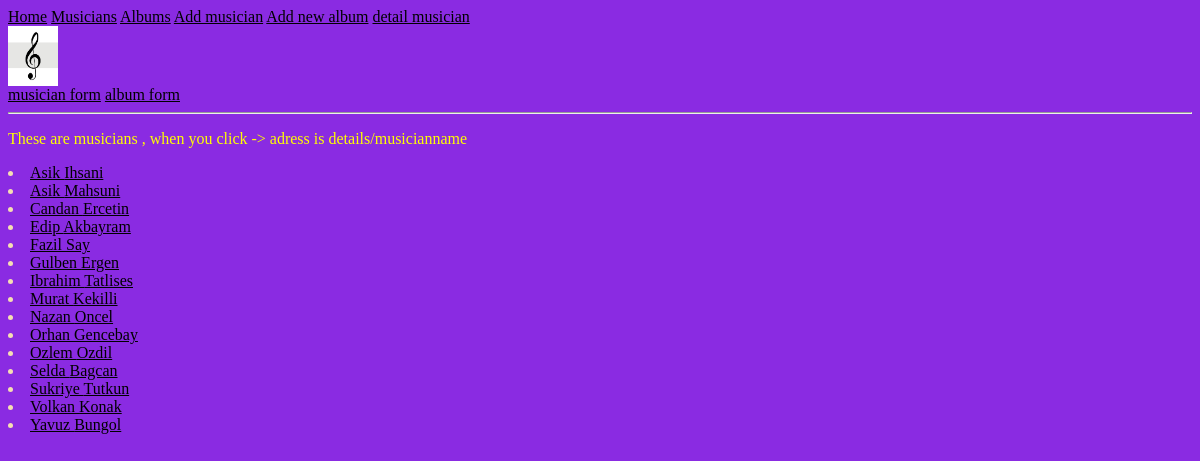
The app's page /details/, older data.
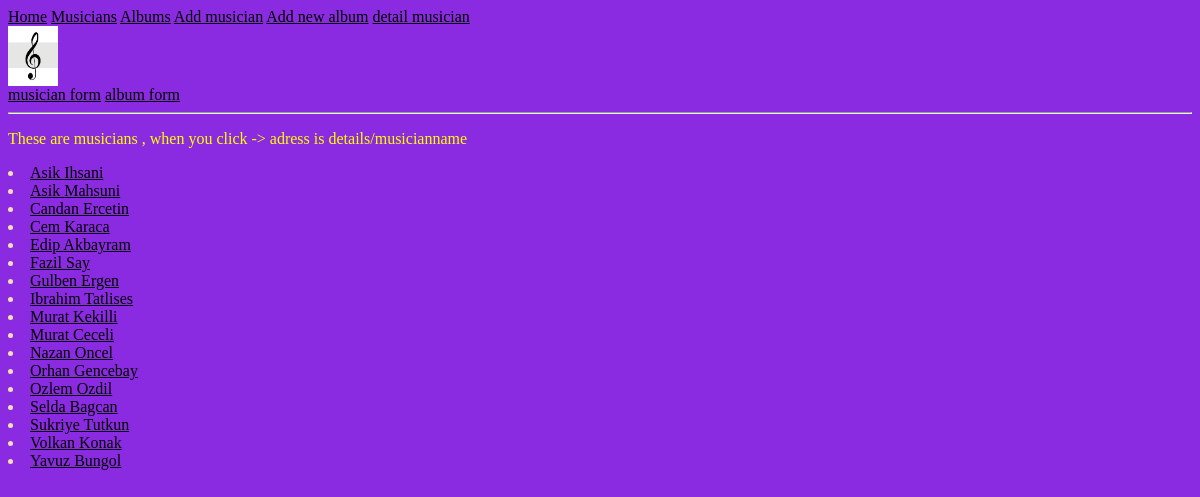
The same page, newer data.
### my_app/models.py (models this page shows, shortened)
class Musician(models.Model):
    first_name = models.CharField(max_length=30)
    last_name = models.CharField(max_length=30)
    tool = models.CharField(max_length=30)
    class Meta:
        ordering = ['first_name']

### my_app/views.py (the view)
# urls.py: path('details/',views.detailSinger, name="detailsingerpage"),
def detailSinger(request):
    singer_list = Musician.objects.all()
    url = []
    for x in singer_list:
        url.append(x.first_name + "_"+x.last_name)
    context = {
        "object_list":singer_list,
        "urls_list":url,
    }
    return render (request,"my_app/detail_singer.html",context)

### templates/my_app/detail_singer.html (shortened to what this page needs)
{% extends 'my_app/base.html' %}
{% block content %}
<head>
</head>
<p>These are musicians , when you click -> adress is details/musicianname</p>
    {% for x in object_list %}
        <li><a href="{% url 'finaldetail' x.id %}"> {{x.first_name}} {{x.last_name}}  </a>     </li>
    {% endfor %}
{% endblock %}

Row changes from the older to the newer data that the page shows:
added Musician: first_name "Cem", last_name "Karaca"
added Musician: first_name "Murat", last_name "Ceceli"
